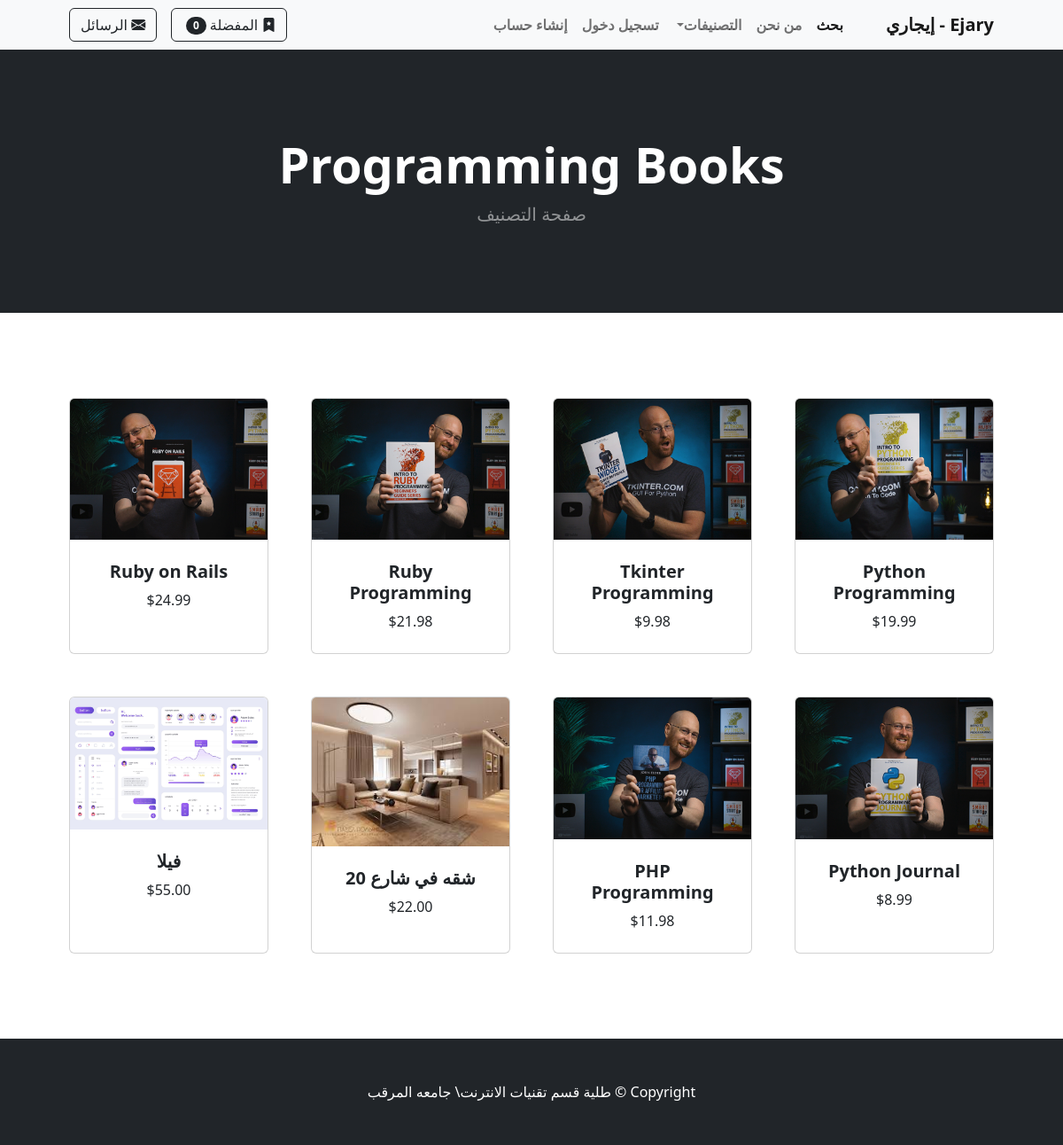
Screenshot of /category/Programming Books with the database file from the repository.
### store/models.py (models this page shows, shortened)
class Category(models.Model):
	name = models.CharField(max_length=50)
	def __str__(self):
		return self.name
	class Meta:
		verbose_name_plural = 'categories'

class Product(models.Model):
    name = models.CharField(max_length=100)
    price = models.DecimalField(default=0, decimal_places=2, max_digits=6)
    category = models.ForeignKey(Category, on_delete=models.CASCADE, default=1)
    description = models.CharField(max_length=250, default='', blank=True, null=True)
    image = models.ImageField(upload_to='uploads/product/')
    is_sale = models.BooleanField(default=False)
    sale_price = models.DecimalField(default=0, decimal_places=2, max_digits=6)
    user = models.ForeignKey(User, on_delete=models.CASCADE)  # المستخدم الذي أضاف الإعلان
    city = models.ForeignKey(City, on_delete=models.CASCADE, null=True, blank=True)  # المدينة
    phone_number = models.CharField(
        max_length=10,
        validators=[
            RegexValidator(
                regex=r'^(092|091|094|093)\d{7}$',
                message="Phone number must start with 092, 091, 094, or 093 and be 10 digits long."
            )
        ],
        help_text="Enter a valid phone number starting with 092, 091, 094, or 093."
    )

### store/views.py (the view)
# urls.py: path('category/<str:foo>', views.category, name='category'),
def category(request, foo):
	foo = foo.replace('-', ' ')
	try:
		category = Category.objects.get(name=foo)
		products = Product.objects.filter(category=category)
		return render(request, 'category.html', {'products':products, 'category':category})
	except:
		messages.success(request, ("That Category Doesn't Exist..."))
		return redirect('home')

### cart/cart.py (called while the page is built)
	def __len__(self):
		return len(self.cart)

### cart/context_processors.py (called while the page is built)
def cart(request):
	return {'cart': Cart(request)}

### store/views.py (called while the page is built)
def categories_processor(request):
    return {
        'categories': Category.objects.all()
    }

def base_context(request):
    if request.user.is_authenticated:
        unread_count = ChatMessage.objects.filter(receiver=request.user, is_read=False).count()
    else:
        unread_count = 0
    return {'unread_count': unread_count}

### store/templates/category.html
{% extends 'base.html' %}
{% block content %}
<header class="bg-dark py-5">
    <div class="container px-4 px-lg-5 my-5">
        <div class="text-center text-white">
            <h1 class="display-4 fw-bolder">{{ category }}</h1>
            <p class="lead fw-normal text-white-50 mb-0">صفحة التصنيف</p>
        </div>
    </div>
</header>
<section class="py-5">
    <div class="container px-4 px-lg-5 mt-5">
        <div class="row gx-4 gx-lg-5 row-cols-2 row-cols-md-3 row-cols-xl-4 justify-content-center">
            {% for product in products %}
            <div class="col mb-5">
                <div class="card h-100">
                    <img class="card-img-top" src="{{ product.image.url }}" alt="{{ product.name }}" />
                    <div class="card-body p-4 text-center">
                        <h5 class="fw-bolder">{{ product.name }}</h5>
                        ${{ product.price }}
                    </div>
                </div>
            </div>
            {% endfor %}
        </div>
    </div>
</section>
{% endblock %}

### rows the page displays
Category: name "Programming Books"
Product: image (picture), name "Python Programming", price "19.99"
Product: image (picture), name "Tkinter Programming", price "9.98"
Product: image (picture), name "Ruby Programming", price "21.98"
Product: image (picture), name "Ruby on Rails", price "24.99"
Product: image (picture), name "Python Journal", price "8.99"
Product: image (picture), name "PHP Programming", price "11.98"
Product: image (picture), name "شقه في شارع 20", price "22.00"
Product: image (picture), name "فيلا", price "55.00"

### other values shown
{{ cart|length }} "0"
